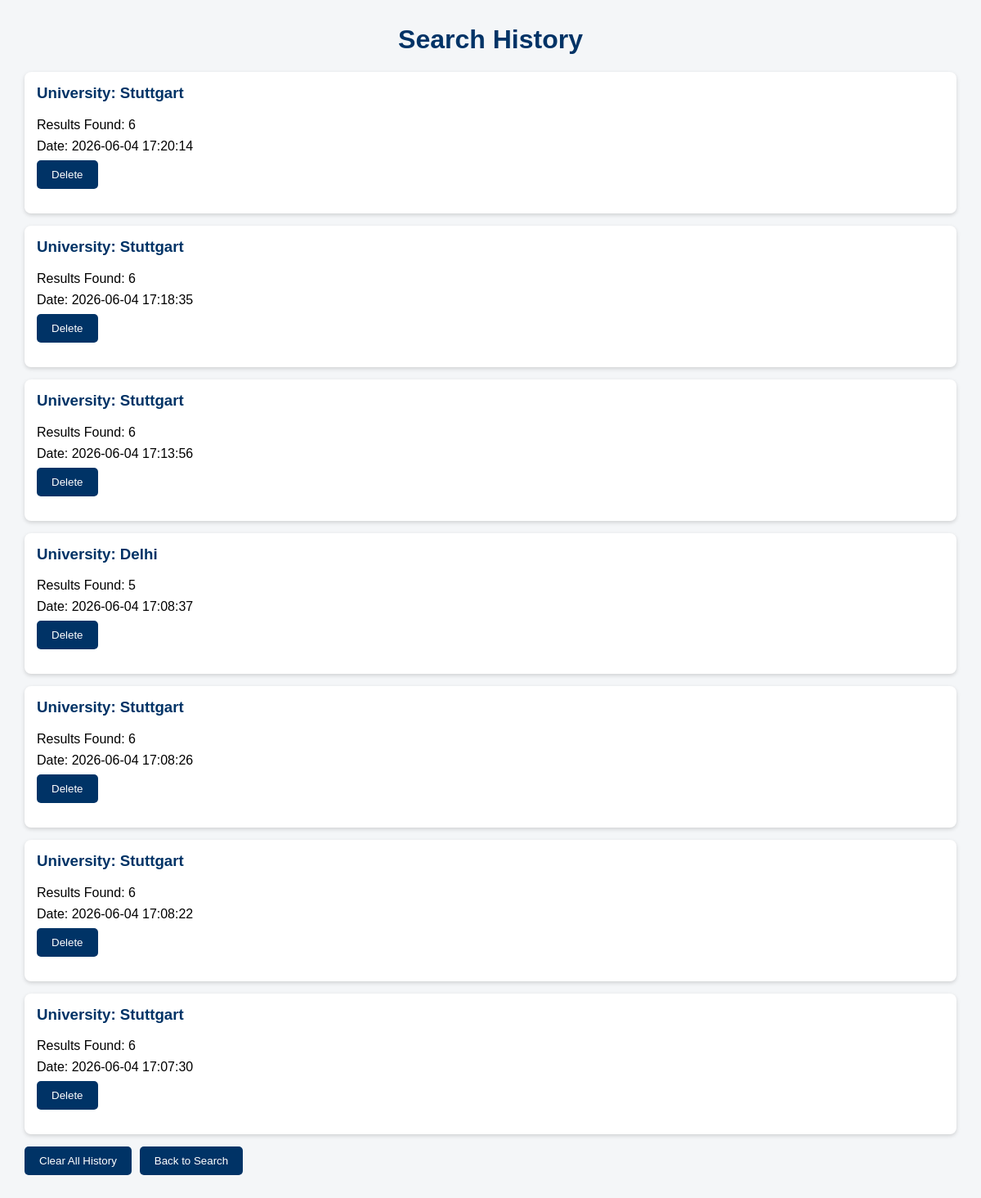
The app's page /history with its own data.
### tables this page shows
CREATE TABLE search_history (
        id INTEGER PRIMARY KEY AUTOINCREMENT,
        query TEXT NOT NULL,
        results_count INTEGER,
        search_date TIMESTAMP DEFAULT CURRENT_TIMESTAMP
    );

### app.py (the view)
@app.route("/history")
def history():          # New button to display the search history
    history_list = get_search_history()
    return render_template(
        "history.html",
        history=history_list
    )

### Database/database.py (called while the page is built)
def get_search_history():
    conn = sqlite3.connect(DB_PATH)
    c = conn.cursor()
    c.execute(
        'SELECT id, query, results_count, search_date '
        'FROM search_history '
        'ORDER BY search_date DESC LIMIT 10'
    )
    history = [{'id': row[0], 'query': row[1], 'count': row[2], 'date': row[3]}
        for row in c.fetchall()
    ]
    conn.close()
    return history

### templates/history.html (shortened to what this page needs)
<!DOCTYPE html>
<html>
<head>
    <link
        rel="stylesheet"
        href="{{ url_for('static', filename='style.css') }}"
    >
</head>
<body>
    <h1 class="center">Search History</h1>
    {% if history %}
        {% for search in history %}
<div class="card">
    <h3>{{ search.query }}</h3>
    <p>Results Found: {{ search.count }}</p>
    <p>Date: {{ search.date }}</p>
    <form method="POST" action="/delete_history">
        <button type="submit">Delete</button>
    </form>
</div>
        {% endfor %}
    {% else %}
        <h2>No search history available.</h2>
    {% endif %}
<div class="top-buttons">
    <form method="POST" action="/clear_history">
        <button type="submit">Clear All History</button>
    </form>
    <form action="/">
        <button type="submit">Back to Search</button>
    </form>
</div>
</body>
</html>

### static/style.css (style rules this page uses)
body { font-family: Arial, sans-serif; background-color: #f4f6f8; margin: 30px; }
h1 { text-align: center; color: #003366; }
form { margin-bottom: 15px; }
button { background-color: #003366; color: white; border: none; padding: 10px 18px; border-radius: 5px; cursor: pointer; }
.card { background: white; border-radius: 8px; padding: 15px; margin: 15px 0; box-shadow: 0 2px 5px rgba(0,0,0,0.15); }
.top-buttons { display: flex; gap: 10px; margin-bottom: 20px; }
.center { text-align: center; }
.card h3 { color: #003366; margin-top: 0; }
.card p { margin: 8px 0; }

### records on screen
search_history: query "University: Stuttgart", count "6", date "2026-06-04 17:20:14"
search_history: query "University: Stuttgart", count "6", date "2026-06-04 17:18:35"
search_history: query "University: Stuttgart", count "6", date "2026-06-04 17:13:56"
search_history: query "University: Delhi", count "5", date "2026-06-04 17:08:37"
search_history: query "University: Stuttgart", count "6", date "2026-06-04 17:08:26"
search_history: query "University: Stuttgart", count "6", date "2026-06-04 17:08:22"
search_history: query "University: Stuttgart", count "6", date "2026-06-04 17:07:30"
